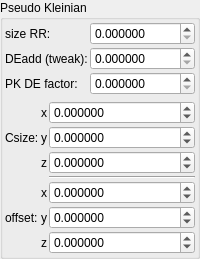
    <widget class="QGroupBox" name="groupBox_2">
     <property name="title">
      <string>Pseudo Kleinian</string>
     </property>
     <layout class="QVBoxLayout" name="verticalLayout_6">
      <property name="leftMargin">
       <number>2</number>
      </property>
      <property name="topMargin">
       <number>2</number>
      </property>
      <property name="rightMargin">
       <number>2</number>
      </property>
      <property name="bottomMargin">
       <number>2</number>
      </property>
      <item>
       <layout class="QGridLayout" name="gridLayout_8" columnstretch="0,1">
        <property name="spacing">
         <number>2</number>
        </property>
        <item row="1" column="1">
         <widget class="MyDoubleSpinBox" name="spinbox_analyticDE_tweak_005">
          <property name="sizePolicy">
           <sizepolicy hsizetype="Minimum" vsizetype="Maximum">
            <horstretch>0</horstretch>
            <verstretch>0</verstretch>
           </sizepolicy>
          </property>
          <property name="font">
           <font>
            <weight>50</weight>
            <bold>false</bold>
           </font>
          </property>
          <property name="prefix">
           <string/>
          </property>
          <property name="suffix">
           <string/>
          </property>
          <property name="decimals">
           <number>6</number>
          </property>
          <property name="minimum">
           <double>0.000000000000000</double>
          </property>
          <property name="maximum">
           <double>99.989999999999995</double>
          </property>
          <property name="singleStep">
           <double>0.100000000000000</double>
          </property>
         </widget>
        </item>
        <item row="1" column="0">
         <widget class="QLabel" name="label_273">
          <property name="font">
           <font>
            <weight>50</weight>
            <bold>false</bold>
           </font>
          </property>
          <property name="text">
           <string>DEadd (tweak):</string>
          </property>
         </widget>
        </item>
        <item row="0" column="0">
         <widget class="QLabel" name="label_257">
          <property name="font">
           <font>
            <weight>50</weight>
            <bold>false</bold>
           </font>
          </property>
          <property name="text">
           <string>size RR:</string>
          </property>
         </widget>
        </item>
        <item row="0" column="1">
         <widget class="MyDoubleSpinBox" name="spinbox_transf_minimum_radius_05">
          <property name="sizePolicy">
           <sizepolicy hsizetype="Minimum" vsizetype="Maximum">
            <horstretch>0</horstretch>
            <verstretch>0</verstretch>
           </sizepolicy>
          </property>
          <property name="font">
           <font>
            <weight>50</weight>
            <bold>false</bold>
           </font>
          </property>
          <property name="prefix">
           <string/>
          </property>
          <property name="suffix">
           <string/>
          </property>
          <property name="decimals">
           <number>6</number>
          </property>
          <property name="minimum">
           <double>0.000000000000000</double>
          </property>
          <property name="maximum">
           <double>99.989999999999995</double>
          </property>
          <property name="singleStep">
           <double>0.100000000000000</double>
          </property>
         </widget>
        </item>
        <item row="2" column="0">
         <widget class="QLabel" name="label_274">
          <property name="font">
           <font>
            <weight>50</weight>
            <bold>false</bold>
           </font>
          </property>
          <property name="text">
           <string>PK DE factor:</string>
          </property>
         </widget>
        </item>
        <item row="2" column="1">
         <widget class="MyDoubleSpinBox" name="spinbox_analyticDE_scale_1">
          <property name="sizePolicy">
           <sizepolicy hsizetype="Minimum" vsizetype="Maximum">
            <horstretch>0</horstretch>
            <verstretch>0</verstretch>
           </sizepolicy>
          </property>
          <property name="font">
           <font>
            <weight>50</weight>
            <bold>false</bold>
           </font>
          </property>
          <property name="prefix">
           <string/>
          </property>
          <property name="suffix">
           <string/>
          </property>
          <property name="decimals">
           <number>6</number>
          </property>
          <property name="minimum">
           <double>0.000000000000000</double>
          </property>
          <property name="maximum">
           <double>99.989999999999995</double>
          </property>
          <property name="singleStep">
           <double>0.100000000000000</double>
          </property>
         </widget>
        </item>
       </layout>
      </item>
      <item>
       <layout class="QGridLayout" name="gridLayout_34" columnstretch="0,0,1">
        <property name="spacing">
         <number>2</number>
        </property>
        <item row="2" column="2">
         <widget class="MyDoubleSpinBox" name="spinbox3_transf_addition_constant_0777_z">
          <property name="sizePolicy">
           <sizepolicy hsizetype="Minimum" vsizetype="Maximum">
            <horstretch>0</horstretch>
            <verstretch>0</verstretch>
           </sizepolicy>
          </property>
          <property name="font">
           <font>
            <weight>50</weight>
            <bold>false</bold>
           </font>
          </property>
          <property name="prefix">
           <string/>
          </property>
          <property name="suffix">
           <string/>
          </property>
          <property name="decimals">
           <number>6</number>
          </property>
          <property name="minimum">
           <double>-99.989999999999995</double>
          </property>
          <property name="maximum">
           <double>99.989999999999995</double>
          </property>
          <property name="singleStep">
           <double>0.100000000000000</double>
          </property>
         </widget>
        </item>
        <item row="5" column="0">
         <widget class="QLabel" name="label_269">
          <property name="font">
           <font>
            <weight>50</weight>
            <bold>false</bold>
           </font>
          </property>
          <property name="text">
           <string>offset:</string>
          </property>
         </widget>
        </item>
        <item row="4" column="1">
         <widget class="QLabel" name="label_132">
          <property name="font">
           <font>
            <weight>50</weight>
            <bold>false</bold>
           </font>
          </property>
          <property name="text">
           <string notr="true">x</string>
          </property>
         </widget>
        </item>
        <item row="5" column="1">
         <widget class="QLabel" name="label_143">
          <property name="font">
           <font>
            <weight>50</weight>
            <bold>false</bold>
           </font>
          </property>
          <property name="text">
           <string notr="true">y</string>
          </property>
         </widget>
        </item>
        <item row="6" column="1">
         <widget class="QLabel" name="label_144">
          <property name="font">
           <font>
            <weight>50</weight>
            <bold>false</bold>
           </font>
          </property>
          <property name="text">
           <string notr="true">z</string>
          </property>
         </widget>
        </item>
        <item row="4" column="2">
         <widget class="MyDoubleSpinBox" name="spinbox3_transf_addition_constant_x">
          <property name="sizePolicy">
           <sizepolicy hsizetype="Minimum" vsizetype="Maximum">
            <horstretch>0</horstretch>
            <verstretch>0</verstretch>
           </sizepolicy>
          </property>
          <property name="font">
           <font>
            <weight>50</weight>
            <bold>false</bold>
           </font>
          </property>
          <property name="prefix">
           <string/>
          </property>
          <property name="suffix">
           <string/>
          </property>
          <property name="decimals">
           <number>6</number>
          </property>
          <property name="minimum">
           <double>-99.989999999999995</double>
          </property>
          <property name="maximum">
           <double>99.989999999999995</double>
          </property>
          <property name="singleStep">
           <double>0.100000000000000</double>
          </property>
         </widget>
        </item>
        <item row="5" column="2">
         <widget class="MyDoubleSpinBox" name="spinbox3_transf_addition_constant_y">
          <property name="sizePolicy">
           <sizepolicy hsizetype="Minimum" vsizetype="Maximum">
            <horstretch>0</horstretch>
            <verstretch>0</verstretch>
           </sizepolicy>
          </property>
          <property name="font">
           <font>
            <weight>50</weight>
            <bold>false</bold>
           </font>
          </property>
          <property name="prefix">
           <string/>
          </property>
          <property name="suffix">
           <string/>
          </property>
          <property name="decimals">
           <number>6</number>
          </property>
          <property name="minimum">
           <double>-99.989999999999995</double>
          </property>
          <property name="maximum">
           <double>99.989999999999995</double>
          </property>
          <property name="singleStep">
           <double>0.100000000000000</double>
          </property>
         </widget>
        </item>
        <item row="6" column="2">
         <widget class="MyDoubleSpinBox" name="spinbox3_transf_addition_constant_z">
          <property name="sizePolicy">
           <sizepolicy hsizetype="Minimum" vsizetype="Maximum">
            <horstretch>0</horstretch>
            <verstretch>0</verstretch>
           </sizepolicy>
          </property>
          <property name="font">
           <font>
            <weight>50</weight>
            <bold>false</bold>
           </font>
          </property>
          <property name="prefix">
           <string/>
          </property>
          <property name="suffix">
           <string/>
          </property>
          <property name="decimals">
           <number>6</number>
          </property>
          <property name="minimum">
           <double>-99.989999999999995</double>
          </property>
          <property name="maximum">
           <double>99.989999999999995</double>
          </property>
          <property name="singleStep">
           <double>0.100000000000000</double>
          </property>
         </widget>
        </item>
        <item row="1" column="1">
         <widget class="QLabel" name="label_123">
          <property name="font">
           <font>
            <weight>50</weight>
            <bold>false</bold>
           </font>
          </property>
          <property name="text">
           <string notr="true">y</string>
          </property>
          <property name="alignment">
           <set>Qt::AlignRight|Qt::AlignTrailing|Qt::AlignVCenter</set>
          </property>
         </widget>
        </item>
        <item row="1" column="0">
         <widget class="QLabel" name="label_266">
          <property name="font">
           <font>
            <weight>50</weight>
            <bold>false</bold>
           </font>
          </property>
          <property name="text">
           <string>Csize:</string>
          </property>
         </widget>
        </item>
        <item row="3" column="2">
         <widget class="Line" name="line_7">
          <property name="orientation">
           <enum>Qt::Horizontal</enum>
          </property>
         </widget>
        </item>
        <item row="1" column="2">
         <widget class="MyDoubleSpinBox" name="spinbox3_transf_addition_constant_0777_y">
          <property name="sizePolicy">
           <sizepolicy hsizetype="Minimum" vsizetype="Maximum">
            <horstretch>0</horstretch>
            <verstretch>0</verstretch>
           </sizepolicy>
          </property>
          <property name="font">
           <font>
            <weight>50</weight>
            <bold>false</bold>
           </font>
          </property>
          <property name="prefix">
           <string/>
          </property>
          <property name="suffix">
           <string/>
          </property>
          <property name="decimals">
           <number>6</number>
          </property>
          <property name="minimum">
           <double>-99.989999999999995</double>
          </property>
          <property name="maximum">
           <double>99.989999999999995</double>
          </property>
          <property name="singleStep">
           <double>0.100000000000000</double>
          </property>
         </widget>
        </item>
        <item row="2" column="1">
         <widget class="QLabel" name="label_146">
          <property name="sizePolicy">
           <sizepolicy hsizetype="Preferred" vsizetype="Preferred">
            <horstretch>0</horstretch>
            <verstretch>0</verstretch>
           </sizepolicy>
          </property>
          <property name="font">
           <font>
            <weight>50</weight>
            <bold>false</bold>
           </font>
          </property>
          <property name="text">
           <string notr="true">z</string>
          </property>
          <property name="alignment">
           <set>Qt::AlignRight|Qt::AlignTrailing|Qt::AlignVCenter</set>
          </property>
         </widget>
        </item>
        <item row="0" column="2">
         <widget class="MyDoubleSpinBox" name="spinbox3_transf_addition_constant_0777_x">
          <property name="sizePolicy">
           <sizepolicy hsizetype="Minimum" vsizetype="Maximum">
            <horstretch>0</horstretch>
            <verstretch>0</verstretch>
           </sizepolicy>
          </property>
          <property name="font">
           <font>
            <weight>50</weight>
            <bold>false</bold>
           </font>
          </property>
          <property name="prefix">
           <string/>
          </property>
          <property name="suffix">
           <string/>
          </property>
          <property name="decimals">
           <number>6</number>
          </property>
          <property name="minimum">
           <double>-99.989999999999995</double>
          </property>
          <property name="maximum">
           <double>99.989999999999995</double>
          </property>
          <property name="singleStep">
           <double>0.100000000000000</double>
          </property>
         </widget>
        </item>
        <item row="0" column="1">
         <widget class="QLabel" name="label_124">
          <property name="font">
           <font>
            <weight>50</weight>
            <bold>false</bold>
           </font>
          </property>
          <property name="text">
           <string notr="true">x</string>
          </property>
          <property name="alignment">
           <set>Qt::AlignRight|Qt::AlignTrailing|Qt::AlignVCenter</set>
          </property>
         </widget>
        </item>
       </layout>
      </item>
     </layout>
    </widget>
